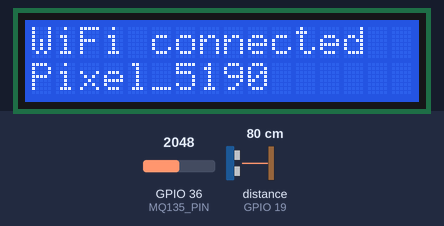
Bench run of a sketch on a simulated ESP32. Parts: 16×2 character LCD. Wiring (inferred from the names in the program): ultrasonic range finder: trigger GPIO 18; echo GPIO 19. Inputs (shaded band) come from the test bench; at power-on: distance to the obstacle (sensor on GPIO 19) 80 cm, GPIO 36 (MQ135_PIN) = 2048 (analog values on the 0–4095 scale). The echo pulse lasts 58.3 µs per cm; WiFi joins after 1.5 s; servers stay silent unless stated; random numbers use the default seed unless the sketch sets one; what the sketch prints to the serial monitor is not drawn.

Above: at 1.7 s.
At 5.8 s:
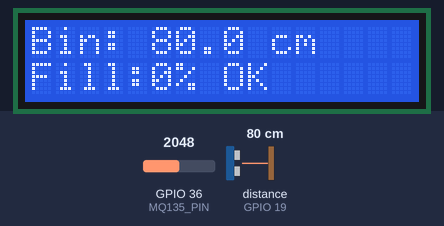
5.9 s: distance to the obstacle (sensor on GPIO 19) set to 2 cm
At 6.97 s:
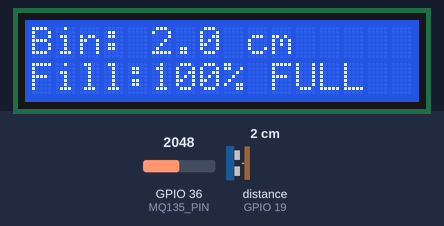
11.9 s: GPIO 36 (MQ135_PIN) set to 2445
14.9 s: GPIO 36 (MQ135_PIN) set to 2545
At 16.2 s:
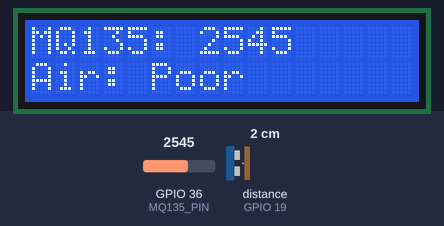
17.9 s: distance to the obstacle (sensor on GPIO 19) set to 9 cm
At 25.18 s:
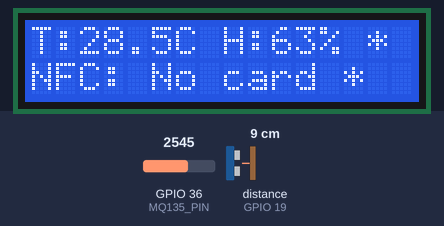
Timing chart, 0 to 26.7 s (numbered marks = the images above; inputs shaded):
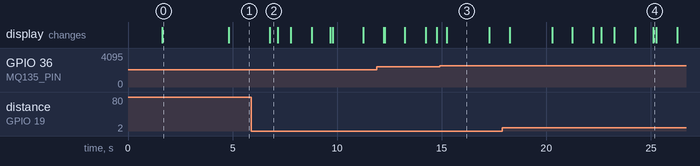

Measured:
- the behaviour switches between 2499 and 2500 on GPIO 36 (MQ135_PIN) (found by bisection; images 2 and 3)
- what the display in image 0 shows lasts 3.2 s, from 1.6 s to 4.8 s
- what the display in image 3 shows lasts 2.1 s, from 15.2 s to 17.3 s

The sketch:

hygiene_guard_lcd.ino
```cpp
/*
  HygieneGuard - sensor display test with Wi-Fi & Firebase
  Board : ESP32S NodeMCU
*/

#include <Wire.h>
#include <WiFi.h>
#include <LiquidCrystal_I2C.h>
#include <Firebase_ESP_Client.h> // NEW: Firebase Library
#include "addons/TokenHelper.h"  // NEW: Firebase
#include "addons/RTDBHelper.h"   // NEW: Firebase

// ---------- Wi-Fi & Firebase Credentials ----------
const char *WIFI_SSID     = "Pixel_5190";
const char *WIFI_PASSWORD = "dell@123";
#define API_KEY "AIzaSyBU1GP6GXYWQFr5P4A_gnzT5LsMRUfXdTk"
#define DATABASE_URL "https://hygieneguard-default-rtdb.firebaseio.com"

FirebaseData fbdo;
FirebaseAuth auth;
FirebaseConfig config;
bool signupOK = false;
unsigned long lastFirebaseSend = 0;

// ---------- Pins ----------
#define MQ135_PIN   36
#define TRIG_PIN    18
#define ECHO_PIN    19
#define I2C_SDA     21
#define I2C_SCL     22

// ---------- LCD ----------
#define LCD_ADDR    0x27
#define LCD_COLS    16
#define LCD_ROWS    2
LiquidCrystal_I2C lcd(LCD_ADDR, LCD_COLS, LCD_ROWS);

// ---------- Settings ----------
const float DIVIDER_FACTOR = 1.5;
const float BIN_EMPTY_CM   = 30.0;
const float BIN_FULL_CM    = 5.0;
const int   AQ_GOOD_MAX    = 1500;
const int   AQ_MODERATE_MAX = 2500;

const unsigned long READ_INTERVAL_MS = 1000;
const unsigned long PAGE_INTERVAL_MS = 2500;
const unsigned long WIFI_RETRY_MS    = 10000;
const int NUM_PAGES = 5;

// ---------- Data ----------
struct RealData {
  int mq135Raw;
  float aoVolts;
  const char *airLabel;
  float distCm;
  int fillPct;
  bool binFull;
} real;

struct DummyData {
  float nh3, co, no2;
  int wetPct;
  bool presence;
  float tempC, humidity;
  bool cardTapped;
} dummy;

unsigned long lastRead = 0;
unsigned long lastPage = 0;
unsigned long lastWifiTry = 0;
int page = 0;

// ---------- Helpers ----------
void lcdPrintLine(uint8_t row, const char *text) {
  char buf[LCD_COLS + 1];
  snprintf(buf, sizeof(buf), "%-16s", text);
  lcd.setCursor(0, row);
  lcd.print(buf);
}

// ---------- Wi-Fi ----------
void connectWiFi() {
  lcdPrintLine(0, "Connecting WiFi");
  lcdPrintLine(1, WIFI_SSID);
  Serial.printf("Connecting to Wi-Fi: %s ", WIFI_SSID);

  WiFi.mode(WIFI_STA);
  WiFi.begin(WIFI_SSID, WIFI_PASSWORD);

  unsigned long start = millis();
  while (WiFi.status() != WL_CONNECTED && millis() - start < 15000) {
    delay(500);
    Serial.print(".");
  }

  if (WiFi.status() == WL_CONNECTED) {
    Serial.printf("\nWi-Fi connected\n");
    lcdPrintLine(0, "WiFi connected");

    // NEW: Initialize Firebase after WiFi connects!
    config.api_key = API_KEY;
    config.database_url = DATABASE_URL;
    if (Firebase.signUp(&config, &auth, "", "")) {
      signupOK = true;
      Serial.println("Firebase Connected!");
    }
    config.token_status_callback = tokenStatusCallback;
    Firebase.begin(&config, &auth);
    Firebase.reconnectWiFi(true);

  } else {
    Serial.println("\nWi-Fi failed");
  }
  delay(2000);
}

void checkWiFi() {
  if (WiFi.status() != WL_CONNECTED && millis() - lastWifiTry >= WIFI_RETRY_MS) {
    lastWifiTry = millis();
    WiFi.disconnect();
    connectWiFi(); // Try reconnecting
  }
}

// ---------- Real sensors ----------
int readMQ135Raw() {
  long sum = 0;
  for (int i = 0; i < 16; i++) {
    sum += analogRead(MQ135_PIN);
    delay(2);
  }
  return sum / 16;
}

float readDistanceOnceCm() {
  digitalWrite(TRIG_PIN, LOW);
  delayMicroseconds(2);
  digitalWrite(TRIG_PIN, HIGH);
  delayMicroseconds(10);
  digitalWrite(TRIG_PIN, LOW);
  unsigned long duration = pulseIn(ECHO_PIN, HIGH, 30000UL);
  if (duration == 0) return -1;
  return duration * 0.0343f / 2.0f;
}

float readDistanceCm() {
  float sum = 0;
  int valid = 0;
  for (int i = 0; i < 3; i++) {
    float d = readDistanceOnceCm();
    if (d > 0) {
      sum += d;
      valid++;
    }
    delay(30);
  }
  if (valid == 0) return -1;
  return sum / valid;
}

void updateRealData() {
  real.mq135Raw = readMQ135Raw();
  real.aoVolts = analogReadMilliVolts(MQ135_PIN) / 1000.0f * DIVIDER_FACTOR;

  if (real.mq135Raw < AQ_GOOD_MAX) real.airLabel = "Good";
  else if (real.mq135Raw < AQ_MODERATE_MAX) real.airLabel = "Moderate";
  else real.airLabel = "Poor";

  real.distCm = readDistanceCm();
  if (real.distCm < 0) {
    real.fillPct = 0;
    real.binFull = false;
  } else {
    float pct = (BIN_EMPTY_CM - real.distCm) / (BIN_EMPTY_CM - BIN_FULL_CM) * 100.0f;
    real.fillPct = constrain((int)pct, 0, 100);
    real.binFull = real.distCm <= BIN_FULL_CM + 3.0f;
  }
}

// ---------- Dummy sensors ----------
void updateDummyData() {
  dummy.nh3 = random(50, 250) / 10.0;
  dummy.co = random(10, 50) / 10.0;
  dummy.no2 = random(1, 10) / 10.0;
  dummy.wetPct = random(0, 100);
  dummy.presence = random(0, 2);
  dummy.tempC = random(260, 300) / 10.0;
  dummy.humidity = random(500, 700) / 10.0;
  dummy.cardTapped = (random(0, 4) == 0);
}

// ---------- Display ----------
void showPage(int p) {
  char l1[32], l2[32];
  switch (p) {
    case 0: snprintf(l1, sizeof(l1), "MQ135: %d", real.mq135Raw); snprintf(l2, sizeof(l2), "Air: %s", real.airLabel); break;
    case 1:
      if (real.distCm < 0) { snprintf(l1, sizeof(l1), "Bin: no echo"); snprintf(l2, sizeof(l2), "Check HC-SR04"); }
      else { snprintf(l1, sizeof(l1), "Bin: %.1f cm", real.distCm); snprintf(l2, sizeof(l2), "Fill:%d%% %s", real.fillPct, real.binFull ? "FULL" : "OK"); }
      break;
    case 2: snprintf(l1, sizeof(l1), "NH3:%.0f CO:%.0fppm", dummy.nh3, dummy.co); snprintf(l2, sizeof(l2), "NO2:%.1fppm *", dummy.no2); break;
    case 3: snprintf(l1, sizeof(l1), "Wet:%d%% %s *", dummy.wetPct, dummy.wetPct > 50 ? "WET" : "DRY"); snprintf(l2, sizeof(l2), "Presence: %s *", dummy.presence ? "YES" : "NO"); break;
    default: snprintf(l1, sizeof(l1), "T:%.1fC H:%.0f%% *", dummy.tempC, dummy.humidity); snprintf(l2, sizeof(l2), "NFC: %s *", dummy.cardTapped ? "Tapped" : "No card"); break;
  }
  lcdPrintLine(0, l1);
  lcdPrintLine(1, l2);
}

// ---------- Arduino ----------
void setup() {
  Serial.begin(115200);

  pinMode(TRIG_PIN, OUTPUT);
  pinMode(ECHO_PIN, INPUT);
  digitalWrite(TRIG_PIN, LOW);

  analogReadResolution(12);
  analogSetPinAttenuation(MQ135_PIN, ADC_11db);

  Wire.begin(I2C_SDA, I2C_SCL);
  lcd.init();
  lcd.backlight();
  lcdPrintLine(0, "HygieneGuard");

  connectWiFi();
  randomSeed(esp_random());
  delay(1000);
}

void loop() {
  unsigned long now = millis();
  checkWiFi();

  if (now - lastRead >= READ_INTERVAL_MS) {
    lastRead = now;
    updateRealData();
    updateDummyData();
    showPage(page);
  }

  if (now - lastPage >= PAGE_INTERVAL_MS) {
    lastPage = now;
    page = (page + 1) % NUM_PAGES;
    showPage(page);
  }

  // NEW: FIREBASE CLOUD SYNC EVERY 3 SECONDS
  if (Firebase.ready() && signupOK && (now - lastFirebaseSend > 3000)) {
    lastFirebaseSend = now;

    // Map Raw MQ135 to a rough PPM for the website
    int ammoniaPPM = real.mq135Raw / 40;

    // Sending REAL data
    if (Firebase.RTDB.setInt(&fbdo, "washrooms/washroom01/sensors/ammonia", ammoniaPPM)) {
      Firebase.RTDB.setInt(&fbdo, "washrooms/washroom01/sensors/dustbin", real.fillPct);
      Firebase.RTDB.setBool(&fbdo, "washrooms/washroom01/esp32Connected", true);
      Serial.printf("[Firebase RTDB] Success! Sent Ammonia: %d PPM | Dustbin: %d%%\n", ammoniaPPM, real.fillPct);
    } else {
      Serial.printf("[Firebase RTDB] Failed: %s\n", fbdo.errorReason().c_str());
    }
  }
}
```
